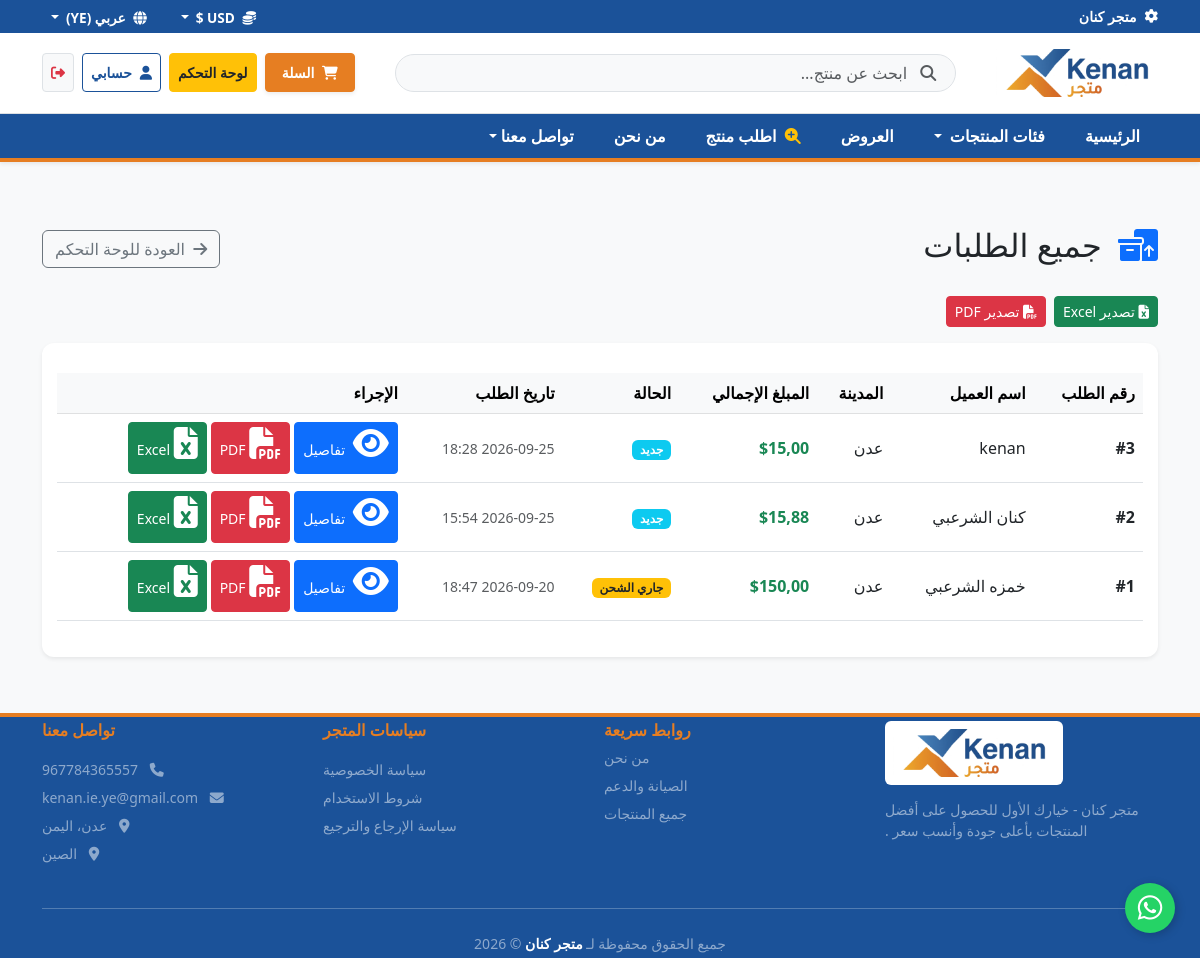
The page /merchant/orders/ (signed in) on the database as committed earlier.
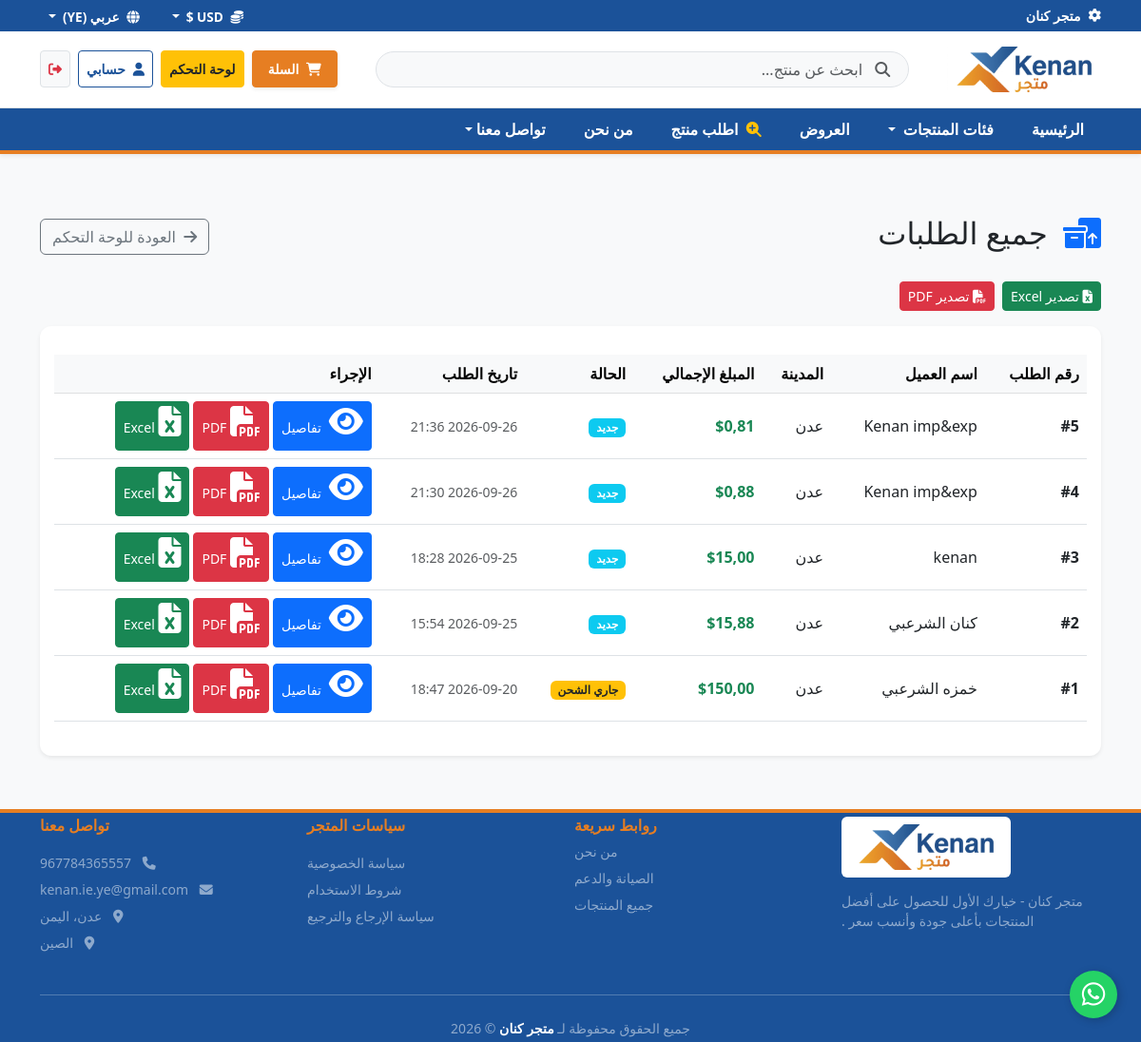
The same page on the database as committed later.
### shop/models/order.py (models this page shows, shortened)
class Order(django.db.models.Model):
    STATUS_CHOICES = (
        ('new', 'جديد'),
        ('shipping', 'جاري الشحن'),
        ('delivered', 'تم التوصيل'),
        ('canceled', 'ملغى'),
    )
    user = django.db.models.ForeignKey(
        settings.AUTH_USER_MODEL,
        on_delete=django.db.models.SET_NULL,
        null=True,
        blank=True,
        verbose_name="المستخدم"
    )
    customer = django.db.models.ForeignKey(
        Customer,
        on_delete=django.db.models.SET_NULL,
        null=True,
        blank=True,
        verbose_name="العميل"
    )
    full_name = django.db.models.CharField(max_length=100, verbose_name="اسم العميل")
    city = django.db.models.CharField(max_length=50, verbose_name="المدينة")
    address = django.db.models.TextField(verbose_name="العنوان")
    phone = django.db.models.CharField(max_length=20, verbose_name="رقم الهاتف")
    total_price = django.db.models.DecimalField(max_digits=10, decimal_places=2, verbose_name="السعر الكلي")
    status = django.db.models.CharField(
        max_length=20,
        choices=STATUS_CHOICES,
        default='new',
        verbose_name="حالة الطلب"
    )
    created_at = django.db.models.DateTimeField(auto_now_add=True, verbose_name="وقت وتاريخ الطلب")
    class Meta:
        verbose_name = "طلب"
        verbose_name_plural = "الطلبات"
        ordering = ['-created_at']

### shop/views/merchant/order_list.py (the view)
@staff_required
def order_list(request):
    orders = Order.objects.all().order_by('-created_at')
    return render(request, 'shop/orders/order_list.html', {'orders': orders})

### shop/templates/shop/orders/order_list.html (shortened to what this page needs)
{% extends 'shop/base.html' %}
{% block content %}
<div class="container py-4">
    <div class="d-flex justify-content-between align-items-center mb-4">
        <h2><i class="fa-solid fa-boxes-packing text-primary me-2"></i> جميع الطلبات</h2>
        <a href="{% url 'merchant_dashboard' %}" class="btn btn-outline-secondary">
            <i class="fa-solid fa-arrow-right me-1"></i> العودة للوحة التحكم
        </a>
    </div>
    <div class="mb-3 d-flex gap-2">
        <a href="{% url 'export_orders_excel' %}" class="btn btn-success btn-sm">
            <i class="fa fa-file-excel"></i> تصدير Excel
        </a>
        <a href="{% url 'export_orders_pdf' %}" class="btn btn-danger btn-sm">
            <i class="fa fa-file-pdf"></i> تصدير PDF
        </a>
    </div>
    <div class="card border-0 shadow-sm p-3">
        <div class="table-responsive">
            <table class="table table-hover align-middle">
                <thead class="table-light">
                    <tr>
                        <th>رقم الطلب</th>
                        <th>اسم العميل</th>
                        <th>المدينة</th>
                        <th>المبلغ الإجمالي</th>
                        <th>الحالة</th>
                        <th>تاريخ الطلب</th>
                        <th>الإجراء</th>
                    </tr>
                </thead>
                <tbody>
                    {% for order in orders %}
                    <tr>
                        <td class="fw-bold">#{{ order.id }}</td>
                        <td>{{ order.full_name }}</td>
                        <td>{{ order.city }}</td>
                        <td class="fw-bold text-success">${{ order.total_price }}</td>
                        <td>
                            <span class="badge
                                {% if order.status == 'new' or order.status == 'جديد' %}bg-info
                                {% elif order.status == 'shipping' or order.status == 'جاري الشحن' or order.status == 'قيد الشحن' %}bg-warning text-dark
                                {% elif order.status == 'delivered' or order.status == 'تم التوصيل' %}bg-success
                                {% else %}bg-danger{% endif %}">
                                {{ order.get_status_display|default:order.status }}
                            </span>
                        </td>
                        <td class="small text-muted">{{ order.created_at|date:"Y-m-d H:i" }}</td>
                        <td>
                            <div class="d-flex align-items-center gap-1">
                                <a href="{% url 'order_detail' order.id %}" class="btn btn-sm btn-primary" title="عرض التفاصيل">
                                    <i class="fa-solid fa-eye me-1"></i> تفاصيل
                                </a>
                                <a href="{% url 'export_single_order_pdf' order.id %}" class="btn btn-sm btn-danger" title="تصدير PDF">
                                    <i class="fa fa-file-pdf"></i> PDF
                                </a>
                                <a href="{% url 'export_single_order_excel' order.id %}" class="btn btn-sm btn-success" title="تصدير Excel">
                                    <i class="fa fa-file-excel"></i> Excel
                                </a>
                            </div>
                        </td>
                    </tr>
                    {% empty %}
                    <tr>
                        <td colspan="7" class="text-center py-4 text-muted">لا توجد طلبات مسجلة حتى الآن.</td>
                    </tr>
                    {% endfor %}
                </tbody>
            </table>
        </div>
    </div>
</div>
{% endblock %}

### shop/templates/shop/base.html (shortened to what this page needs)
{% load static %}
<!DOCTYPE html>
<html lang="ar" dir="rtl">
<head>
    <link rel="stylesheet" href="https://cdn.jsdelivr.net/npm/bootstrap@5.3.0/dist/css/bootstrap.rtl.min.css">
    <link rel="stylesheet" href="https://cdnjs.cloudflare.com/ajax/libs/font-awesome/6.4.0/css/all.min.css">
    <link rel="stylesheet" href="{% static 'shop/css/custom.css' %}">
 {% block extra_css %}
<link rel="stylesheet" href="{% static 'shop/css/style.css' %}">
{% endblock %}
</head>
<body>
<div class="page-wrapper">
    <header class="site-header">
        {% include 'shop/includes/topbar.html' %}
        {% include 'shop/includes/header_main.html' %}
        {% include 'shop/includes/navbar.html' %}
    </header>
    <main class="content my-4">
        {% block content %}
        {% endblock %}
    </main>
    {% include 'shop/includes/footer.html' %}
</div>
<a href="https://wa.me/8615558681807" class="whatsapp-float" target="_blank" title="تواصل معنا عبر واتساب">
    <i class="fa-brands fa-whatsapp"></i>
</a>
</body>
</html>

### shop/templates/shop/includes/topbar.html (shortened to what this page needs)
{% load static %}
<div class="w-100 py-1" style="background-color: #1b5299 !important;">
    <div class="container-fluid container-lg d-flex align-items-center justify-content-between flex-wrap">
        <div class="d-flex align-items-center gap-2">
            <i class="fa-solid fa-gear text-white" style="font-size: 0.85rem;"></i>
            <span class="text-white small fw-bold">متجر كنان</span>
        </div>
        <div class="d-flex align-items-center gap-3">
            <div class="dropdown">
                <button class="btn btn-sm text-white dropdown-toggle py-0 px-2 fw-bold" type="button" data-bs-toggle="dropdown" aria-expanded="false" style="font-size: 0.85rem;">
                    <i class="fa-solid fa-coins me-1"></i> USD $
                </button>
            </div>
            <div class="dropdown">
                <button class="btn btn-sm text-white dropdown-toggle py-0 px-2 fw-bold" type="button" data-bs-toggle="dropdown" aria-expanded="false" style="font-size: 0.85rem;">
                    <i class="fa-solid fa-globe me-1"></i> عربي (YE)
                </button>
            </div>
        </div>
    </div>
</div>

### shop/templates/shop/includes/header_main.html (shortened to what this page needs)
{% load static %}
<div class="bg-white py-3 border-bottom w-100">
    <div class="container-fluid container-lg d-flex align-items-center justify-content-between gap-3">
        <div class="header-brand">
            <a class="navbar-brand m-0" href="{% url 'home' %}">
                <img src="{% static 'shop/images/kenan_logo.png' %}" alt="متجر كنان" class="cropped-logo">
            </a>
        </div>
        <div class="header-search d-none d-md-block mx-2 mx-lg-4 position-relative flex-grow-1">
            <form action="{% url 'product_list' %}" method="GET" class="position-relative w-100">
                <input type="text" id="search-input" name="q" class="form-control rounded-pill bg-light border ps-5" placeholder="ابحث عن منتج..." autocomplete="off">
                <button type="submit" class="btn position-absolute top-50 start-0 translate-middle-y ms-2 text-muted border-0 bg-transparent">
                    <i class="fa-solid fa-magnifying-glass"></i>
                </button>
            </form>
        </div>
        <div class="header-actions d-flex align-items-center gap-2 flex-wrap">
            <a href="{% url 'cart_detail' %}" class="btn btn-kenan-orange shadow-sm btn-sm px-3 py-2 position-relative">
                <i class="fa-solid fa-cart-shopping me-1"></i> السلة
            </a>
            {% if request.user.is_authenticated %}
                {% if request.user.is_staff %}
                    <a href="{% url 'merchant_dashboard' %}" class="btn btn-warning text-dark btn-sm fw-bold py-2">لوحة التحكم</a>
                {% endif %}
                <a href="{% url 'customer_profile' %}" class="btn btn-outline-kenan btn-sm fw-bold py-2">
                    <i class="fa-solid fa-user me-1"></i> حسابي
                </a>
                <form id="logout-form" action="{% url 'logout' %}" method="POST" class="d-inline">
                    <button type="submit" class="btn btn-light btn-sm text-danger py-2 border" title="تسجيل الخروج">
                        <i class="fa-solid fa-right-from-bracket"></i>
                    </button>
                </form>
            {% else %}
                <a href="{% url 'login' %}" class="btn btn-outline-kenan btn-sm fw-bold py-2">تسجيل الدخول</a>
                <a href="{% url 'register_user' %}" class="btn btn-sm btn-kenan-orange text-white fw-bold py-2">حساب جديد</a>
            {% endif %}
        </div>
    </div>
</div>

### shop/templates/shop/includes/navbar.html (shortened to what this page needs)
<nav class="navbar navbar-expand-lg navbar-dark sticky-top shadow-sm py-0 w-100" style="background-color: #1b5299 !important; border-bottom: 4px solid #e67e22 !important;">
    <div class="container-fluid container-lg">
        <div class="collapse navbar-collapse justify-content-start" id="navbarMainLinks">
            <ul class="navbar-nav me-auto mb-2 mb-lg-0 gap-1 align-items-center">
                <li class="nav-item">
                    <a class="nav-link nav-link-custom" href="{% url 'home' %}">الرئيسية</a>
                </li>
                <li class="nav-item dropdown">
                    <a class="nav-link dropdown-toggle nav-link-custom"
                       href="javascript:void(0);"
                       id="navbarDropdownMenuLink"
                       role="button"
                       data-bs-toggle="dropdown"
                       aria-expanded="false">
                        فئات المنتجات
                    </a>
                </li>
                <li class="nav-item"><a class="nav-link nav-link-custom" href="#">العروض</a></li>
                <li class="nav-item">
                    <a class="nav-link nav-link-custom" href="{% url 'request_product' %}">
                        <i class="fa-solid fa-magnifying-glass-plus me-1 text-warning"></i> اطلب منتج
                    </a>
                </li>
                <li class="nav-item">
                    <a class="nav-link nav-link-custom" href="#" data-bs-toggle="modal" data-bs-target="#aboutModal">من نحن</a>
                </li>
                <li class="nav-item dropdown">
                    <a class="nav-link nav-link-custom dropdown-toggle" href="#" id="contactDropdown" role="button" data-bs-toggle="dropdown" aria-expanded="false">تواصل معنا</a>
                </li>
            </ul>
        </div>
    </div>
</nav>

### shop/templates/shop/includes/footer.html
{% load static %}
    <footer class="text-white pt-1 pb-1 mt-2 w-100" style="background-color: #1b5299 !important; border-top: 4px solid #e67e22 !important;">
        <div class="container-fluid container-lg">
            <div class="row g-2 text-end">
                <div class="col-lg-3 col-md-6">
                    <div class="mb-2 bg-white p-2 rounded d-inline-block">
                        <img src="{% static 'shop/images/kenan_logo.png' %}" alt="متجر كنان" class="cropped-logo">
                    </div>
                    <p class="text-white-50 small mb-3">متجر كنان  - خيارك الأول للحصول على أفضل المنتجات بأعلى جودة وأنسب سعر .</p>
                </div>
                <div class="col-lg-3 col-md-6">
                    <h6 class="fw-bold mb-1" style="color: #e67e22;">روابط سريعة</h6>
                    <ul class="list-unstyled text-white-50 small lh-lg">
                        <li><a href="#" class="text-decoration-none text-white-50" data-bs-toggle="modal" data-bs-target="#aboutModal">من نحن</a></li>
                        <li><a href="#" class="text-decoration-none text-white-50">الصيانة والدعم</a></li>
                        <li><a href="{% url 'product_list' %}" class="text-decoration-none text-white-50">جميع المنتجات</a></li>
                    </ul>
                </div>
                <div class="col-lg-3 col-md-4">
                    <h6 class="fw-bold mb-3" style="color: #e67e22;">سياسات المتجر</h6>
                    <ul class="list-unstyled text-white-50 small lh-lg">
                        <li><a href="{% url 'static_page' slug='privacy-policy' %}" class="text-decoration-none text-white-50">سياسة الخصوصية</a></li>
                        <li><a href="{% url 'static_page' slug='terms-of-use' %}" class="text-decoration-none text-white-50">شروط الاستخدام</a></li>
                        <li><a href="{% url 'static_page' slug='return-policy' %}" class="text-decoration-none text-white-50">سياسة الإرجاع والترجيع</a></li>
                    </ul>
                </div>
                <div class="col-lg-3 col-md-6">
                    <h6 class="fw-bold mb-3" style="color: #e67e22;">تواصل معنا</h6>
                    <ul class="list-unstyled text-white-50 small lh-lg">
                        <li><i class="fa-solid fa-phone me-2"></i> 967784365557</li>
                        <li><i class="fa-solid fa-envelope me-2"></i> kenan.ie.ye@gmail.com</li>
                        <li><i class="fa-solid fa-location-dot me-2"></i> عدن، اليمن</li>
                        <li><i class="fa-solid fa-location-dot me-2"></i> الصين</li>
                    </ul>
                </div>
            </div>
            <hr class="my-4 border-light opacity-25">
            <div class="text-center text-white-50 small">
                جميع الحقوق محفوظة لـ <strong class="text-white">متجر كنان</strong> &copy; 2026
            </div>
        </div>
    </footer>

Rows that differ between the two databases and show on the page:
added Order: id "5", full_name "Kenan imp&exp", city "عدن", total_price "0,81", status "جديد", created_at "2026-09-26 21:36"
added Order: id "4", full_name "Kenan imp&exp", city "عدن", total_price "0,88", status "جديد", created_at "2026-09-26 21:30"
